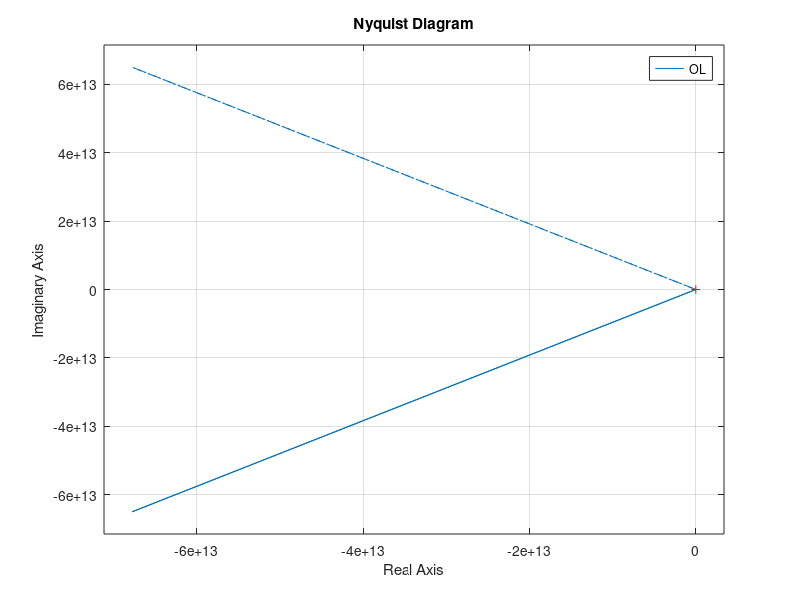
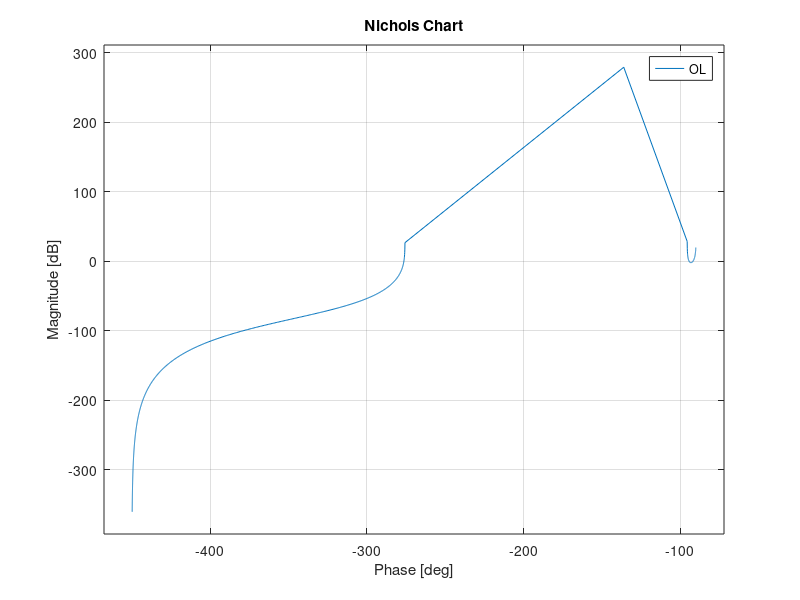
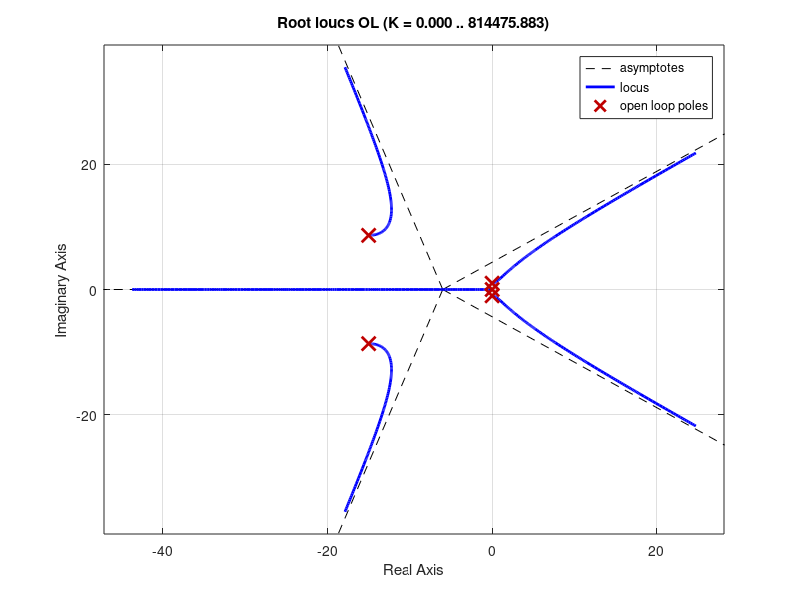

These charts were generated, in order, by the following MATLAB code: (Note: this script raises an error after producing the figures.)
clearvars
clc
close all

% Physical
G=0
Ft=10.81;
Iax = 1;

T= Ft;

Ka = 1000;
Kw = -30;
Ks = -300;

F = tf(Ka,[Iax -Kw -Ks]);
G = tf(1/T , [1 0 1 0]);
%G = tf(1/T , [1 0] );

CL = F*G/(1 + F*G);
OL = F*G;
CL = minreal(CL)
OL = minreal(OL)
figure
nyquist(OL)


figure
nichols(OL)

figure
rlocus(OL)



tf2 = tf(1,[1  1 1])

figure
nyquist(tf1,tf2)